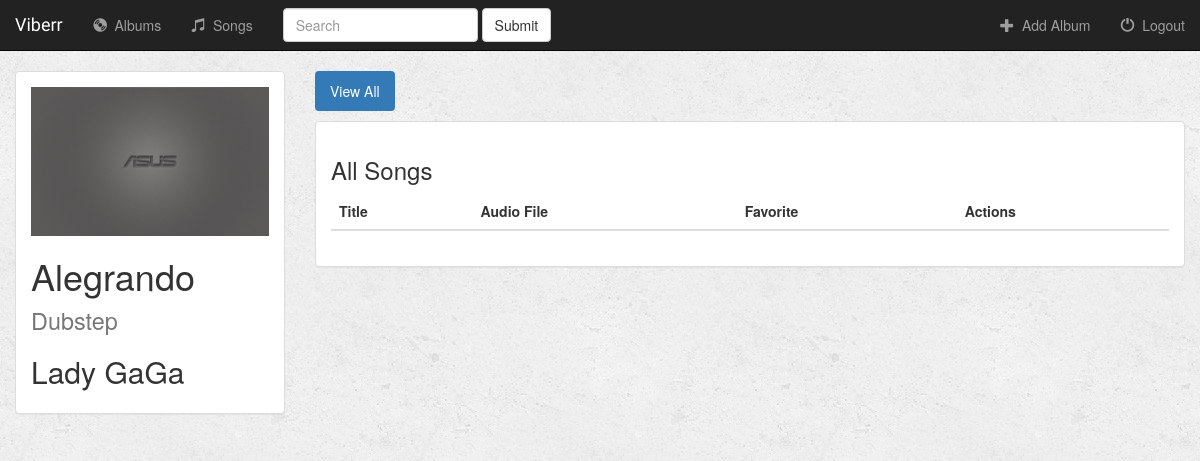
The app's page /music/5/ with its own data.
### music/models.py (models this page shows, shortened)
class Album(models.Model):
    artist = models.CharField(max_length=200)
    album_title = models.CharField(max_length=400)
    genre = models.CharField(max_length=100)
    album_logo = models.FileField()

### music/views.py (the view)
# urls.py: url(r'^(?P<pk>[0-9]+)/$', views.DetailView.as_view(), name='detail'),
class DetailView(generic.DetailView):
    model = Album
    template_name = 'music/detail.html'

### music/templates/music/detail.html (shortened to what this page needs)
{% extends 'music/base.html' %}
{% block body %}
  <div class="container-fluid songs-container">
    <div class="row">
        <div class="col-sm-4 col-md-3">
            <div class="panel panel-default">
                <div class="panel-body">
                    <a href="{% url 'music:detail' album.id %}">
                        {% if album.album_logo %}
                            <img src="{{ album.album_logo.url }}" class="img-responsive">
                        {% else %}
                            <h3>No image to display</h3>
                        {% endif %}
                    </a>
                    <h1>{{ album.album_title }} <small>{{ album.genre }}</small></h1>
                    <h2>{{ album.artist }}</h2>
                </div>
            </div>
        </div>
        <div class="col-sm-8 col-md-9">
            <ul class="nav nav-pills" style="margin-bottom: 10px;">
                <li role="presentation" class="active"><a href="{% url 'music:detail' album.id %}">View All</a></li>
            </ul>
            <div class="panel panel-default">
                <div class="panel-body">
                    <h3>All Songs</h3>
                    <table class="table">
                        <thead>
                        <tr>
                            <th>Title</th>
                            <th>Audio File</th>
                            <th>Favorite</th>
                            <th>Actions</th>
                        </tr>
                        </thead>
                    </table>
                </div>
            </div>
        </div>
    </div>
</div>
{% endblock %}

### music/static/music/style.css (style rules this page uses)
body { background: white url('images/background.png'); }

### records on screen
Album: album_logo (picture), album_title "Alegrando", genre "Dubstep", artist "Lady GaGa"
